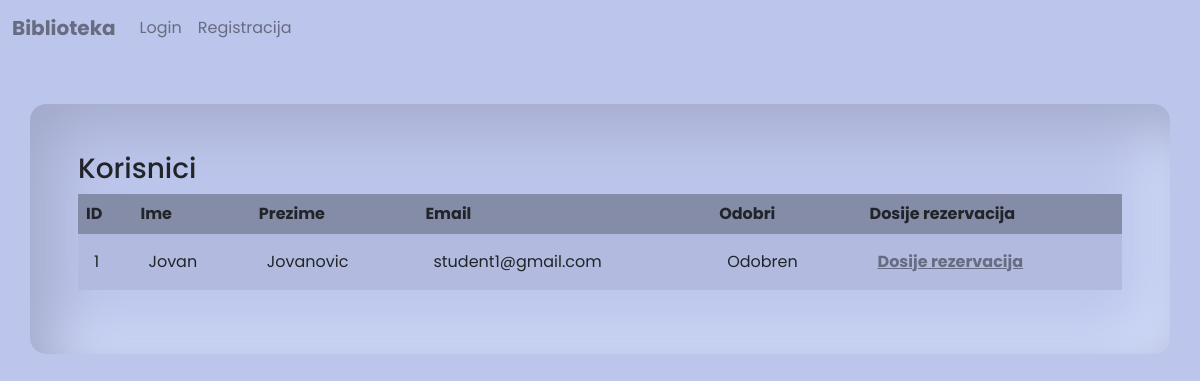
Screenshot of /app/views/users.php with the database file from the repository.
### tables this page shows
CREATE TABLE `users` (
  `id` int(11) NOT NULL,
  `fname` varchar(50) NOT NULL,
  `lname` varchar(50) NOT NULL,
  `email` varchar(100) NOT NULL,
  `password` varchar(255) NOT NULL,
  `role_id` int(11) NOT NULL,
  `allowed` int(11) NOT NULL
);

### app/controllers/UserController.php (called while the page is built, shortened)
<?php
class UserController
{
    public static function getStudents()
    {
        require 'DatabaseController.php';
        $query = "SELECT * FROM users WHERE role_id = 1";
        $result = $connection->query($query);
        $students = [];
        while ($row = $result->fetch_assoc()) {
            $students[] = $row;
        }
        return $students;
    }
}

### app/views/users.php (the view, shortened to what this page needs)
<!DOCTYPE html>
<html lang="en">
<head>
    <?php include './components/scripts.php'; ?>
</head>
<body>
    <?php include './components/header.php'; ?>
    <?php
    include '../controllers/UserController.php';
    $users = UserController::getStudents();
    ?>
    <div class="container mt-3">
        <h3>Korisnici</h3>
        <table class="table table-striped">
            <thead>
                <th>ID</th>
                <th>Ime</th>
                <th>Prezime</th>
                <th>Email</th>
                <th>Odobri</th>
                <th>Dosije rezervacija</th>
            </thead>
            <tbody>
                <?php foreach ($users as $user) { ?>
                <tr>
                    <td><?php echo $user['id']; ?></td>
                    <td><?php echo $user['fname']; ?></td>
                    <td><?php echo $user['lname']; ?></td>
                    <td><?php echo $user['email']; ?></td>
                    <td>
                        <?php if($user["allowed"] == 0):?>
                        <a href="../controllers/UserController.php?allowUser=1&id=<?php echo $user['id']; ?>">Odobri</a>
                    </td>
                    <?php else:?>
                    Odobren
                    <?php endif;?>
                    <td><a href="./reservationList.php?id=<?php echo $user['id']; ?>">Dosije rezervacija</a></td>
                </tr>
                <?php } ?>
            </tbody>
        </table>
    </div>
</body>
</html>

### app/views/style/style.css (style rules this page uses)
* { background-color: #bcc5eb !important; font-family: 'Poppins', sans-serif; }
.container { box-shadow: 20px 20px 60px #a0a7c800, -20px -20px 60px #d8e3ff00, inset 20px 20px 60px #a0a7c8, inset -20px -20px 60px #d8e3ff !important; padding: 3rem; border-radius: 1rem; }
table { border-radius: 1rem !important; }
tr, td { background-color: transparent !important; border: transparent !important; padding: 1rem !important; }
thead, th { background-color: #858ca8 !important; border: transparent !important; padding: .5 rem 1rem !important; }
a { color: #676c81 !important; font-weight: bold; }
.col-md-12, .col-md-6, .row, label, .col-md-2, .col-md-8, span, .form-group, h4, .form-label, form, a, li, ul, h3, .col-md-10, .col-md-4, h1, i, h2, strong, button { background-color: transparent !important; }

### rows the page displays
users: id "1", fname "Jovan", lname "Jovanovic", email "student1@gmail.com", allowed "Odobren"
